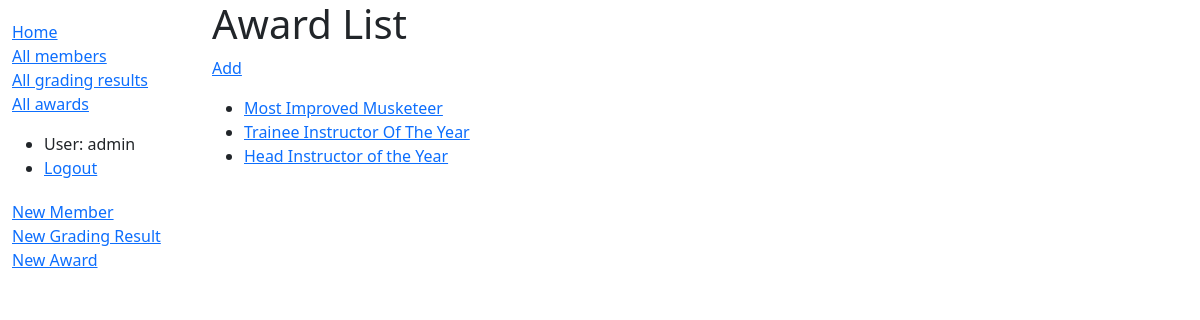
/dashboard/awards/ (signed in), run on an earlier commit of the app's database.
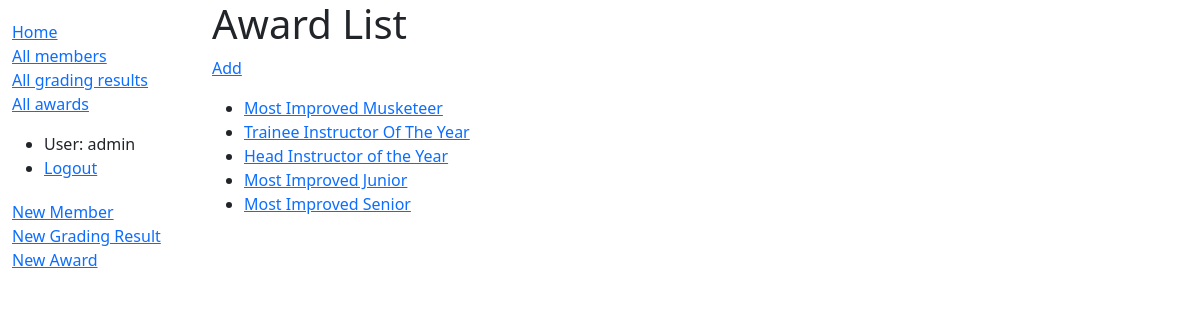
And on a later commit of the database.
### dashboard/models.py (models this page shows)
class Award(models.Model):
    name = models.CharField(max_length=200)
    def __str__(self):
        return self.name
    def get_absolute_url(self):
        return reverse('award-detail', args=[str(self.id)])

### dashboard/views.py (the view)
# urls.py: path('awards/', views.AwardListView.as_view(), name='awards'),
class AwardListView(LoginRequiredMixin, generic.ListView):
    model = Award

### dashboard/templates/dashboard/award_list.html
{% extends "base_generic.html" %}
{% block content %}
  <h1>Award List</h1>
  <p><a href="{% url 'add-award' %}">Add</a></p>
  {% if award_list %}
  <ul>
    {% for a in award_list %}
      <li>
        <a href="{{ a.get_absolute_url }}">{{ a }}</a>
      </li>
    {% endfor %}
  </ul>
  {% else %}
    <p>There are no awards.</p>
  {% endif %}
{% endblock %}

What changed in the data, as far as the page shows it:
added Award: name "Most Improved Junior"
added Award: name "Most Improved Senior"
